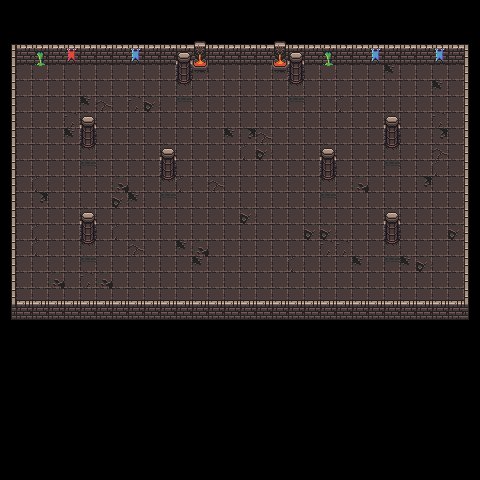

A 2D game scene composited from a Tiled map and its tileset images. What follows is a short description and the map's XML, with every tile layer's data as written:
An orthogonal 30x30 tile map with 16x16 px tiles, 3 tile layers (Tile Layer 1, Tile Layer 2, Tile Layer 3).

<map version="1.2" tiledversion="1.2.4" orientation="orthogonal" renderorder="right-down" width="30" height="30" tilewidth="16" tileheight="16" infinite="0" nextlayerid="4" nextobjectid="1">
 <tileset firstgid="1" source="0x72_DungeonTilesetII_v1.3.tsx" />
 <layer id="1" name="Tile Layer 1" width="30" height="30">
  <data encoding="csv">
0,0,0,0,0,0,0,0,0,0,0,0,0,0,0,0,0,0,0,0,0,0,0,0,0,0,0,0,0,0,
0,0,0,0,0,0,0,0,0,0,0,0,0,0,0,0,0,0,0,0,0,0,0,0,0,0,0,0,0,0,
0,0,0,0,0,0,0,0,0,0,0,0,0,0,0,0,0,0,0,0,0,0,0,0,0,0,0,0,0,0,
0,34,130,130,130,130,130,130,130,130,130,130,130,130,130,130,130,130,130,130,130,130,130,130,130,130,130,130,130,0,
0,130,130,130,130,130,130,130,130,130,130,130,130,130,130,130,130,130,130,130,130,130,130,130,130,130,130,130,130,0,
0,130,130,130,130,130,130,130,130,130,130,130,130,130,130,130,130,130,130,130,130,130,130,130,130,130,130,130,130,0,
0,130,130,130,130,130,130,130,130,130,130,130,130,130,130,130,130,130,130,130,130,130,130,130,130,130,130,130,130,0,
0,130,130,130,130,130,130,130,130,130,130,130,130,130,130,130,130,130,130,130,130,130,130,130,130,130,130,130,130,0,
0,130,130,130,130,130,130,130,130,130,130,130,130,130,130,130,130,130,130,130,130,130,130,130,130,130,130,130,130,0,
0,130,130,130,130,130,130,130,130,130,130,130,130,130,130,130,130,130,130,130,130,130,130,130,130,130,130,130,130,0,
0,130,130,130,130,130,130,130,130,130,130,130,130,130,130,130,130,130,130,130,130,130,130,130,130,130,130,130,130,0,
0,130,130,130,130,130,130,130,130,130,130,130,130,130,130,130,130,130,130,130,130,130,130,130,130,130,130,130,130,0,
0,130,130,130,130,130,130,130,130,130,130,130,130,130,130,130,130,130,130,130,130,130,130,130,130,130,130,130,130,0,
0,130,130,130,130,130,130,130,130,130,130,130,130,130,130,130,130,130,130,130,130,130,130,130,130,130,130,130,130,0,
0,130,130,130,130,130,130,130,130,130,130,130,130,130,130,130,130,130,130,130,130,130,130,130,130,130,130,130,130,0,
0,130,130,130,130,130,130,130,130,130,130,130,130,130,130,130,130,130,130,130,130,130,130,130,130,130,130,130,130,0,
0,130,130,130,130,130,130,130,130,130,130,130,130,130,130,130,130,130,130,130,130,130,130,130,130,130,130,130,130,0,
0,130,130,130,130,130,130,130,130,130,130,130,130,130,130,130,130,130,130,130,130,130,130,130,130,130,130,130,130,0,
0,130,130,130,130,130,130,130,130,130,130,130,130,130,130,130,130,130,130,130,130,130,130,130,130,130,130,130,130,0,
0,34,130,130,130,130,130,130,130,130,130,130,130,130,130,130,130,130,130,130,130,130,130,130,130,130,130,130,130,0,
0,0,0,0,0,0,0,0,0,0,0,0,0,0,0,0,0,0,0,0,0,0,0,0,0,0,0,0,0,0,
0,0,0,0,0,0,0,0,0,0,0,0,0,0,0,0,0,0,0,0,0,0,0,0,0,0,0,0,0,0,
0,0,0,0,0,0,0,0,0,0,0,0,0,0,0,0,0,0,0,0,0,0,0,0,0,0,0,0,0,0,
0,0,0,0,0,0,0,0,0,0,0,0,0,0,0,0,0,0,0,0,0,0,0,0,0,0,0,0,0,0,
0,0,0,0,0,0,0,0,0,0,0,0,0,0,0,0,0,0,0,0,0,0,0,0,0,0,0,0,0,0,
0,0,0,0,0,0,0,0,0,0,0,0,0,0,0,0,0,0,0,0,0,0,0,0,0,0,0,0,0,0,
0,0,0,0,0,0,0,0,0,0,0,0,0,0,0,0,0,0,0,0,0,0,0,0,0,0,0,0,0,0,
0,0,0,0,0,0,0,0,0,0,0,0,0,0,0,0,0,0,0,0,0,0,0,0,0,0,0,0,0,0,
0,0,0,0,0,0,0,0,0,0,0,0,0,0,0,0,0,0,0,0,0,0,0,0,0,0,0,0,0,0,
0,0,0,0,0,0,0,0,0,0,0,0,0,0,0,0,0,0,0,0,0,0,0,0,0,0,0,0,0,0
</data>
 </layer>
 <layer id="2" name="Tile Layer 2" width="30" height="30">
  <data encoding="csv">
0,0,0,0,0,0,0,0,0,0,0,0,0,0,0,0,0,0,0,0,0,0,0,0,0,0,0,0,0,359,
0,0,0,0,0,0,0,0,0,0,0,0,0,0,0,0,0,0,0,0,0,0,0,0,0,0,0,0,0,359,
225,227,227,227,227,227,227,227,227,227,227,227,227,227,227,227,227,227,227,227,227,227,227,227,227,227,227,227,227,226,
257,34,34,34,34,34,34,34,34,34,34,34,34,34,34,34,34,34,34,34,34,34,34,34,34,34,34,34,34,258,
257,0,0,0,0,0,0,0,0,0,0,199,0,0,0,0,0,0,199,0,0,0,0,0,0,0,0,0,0,258,
257,0,0,0,0,0,0,0,0,0,0,231,0,0,0,0,0,0,231,0,0,0,0,0,0,0,0,0,0,258,
257,0,0,0,0,0,0,0,0,0,0,263,0,0,0,0,0,0,263,0,0,0,0,0,0,0,0,0,0,258,
257,0,0,0,0,167,0,0,0,0,0,0,0,0,0,0,0,0,0,0,0,0,0,0,167,0,0,0,0,258,
257,0,0,0,0,199,0,0,0,0,0,0,0,0,0,0,0,0,0,0,0,0,0,0,199,0,0,0,0,258,
257,0,0,0,0,231,0,0,0,0,167,0,0,0,0,0,0,0,0,0,167,0,0,0,231,0,0,0,0,258,
257,0,0,0,0,263,0,0,0,0,199,0,0,0,0,0,0,0,0,0,199,0,0,0,263,0,0,0,0,258,
257,0,0,0,0,0,0,0,0,0,231,0,0,0,0,0,0,0,0,0,231,0,0,0,0,0,0,0,0,258,
257,0,0,0,0,0,0,0,0,0,263,0,0,0,0,0,0,0,0,0,263,0,0,0,0,0,0,0,0,258,
257,0,0,0,0,167,0,0,0,0,0,0,0,0,0,0,0,0,0,0,0,0,0,0,167,0,0,0,0,258,
257,0,0,0,0,199,0,0,0,0,0,0,0,0,0,0,0,0,0,0,0,0,0,0,199,0,0,0,0,258,
257,0,0,0,0,231,0,0,0,0,0,0,0,0,0,0,0,0,0,0,0,0,0,0,231,0,0,0,0,258,
257,0,0,0,0,263,0,0,0,0,0,0,0,0,0,0,0,0,0,0,0,0,0,0,263,0,0,0,0,258,
257,0,0,0,0,0,0,0,0,0,0,0,0,0,0,0,0,0,0,0,0,0,0,0,0,0,0,0,0,258,
257,2,2,2,2,2,2,2,2,2,2,2,2,2,2,2,2,2,2,2,2,2,2,2,2,2,2,2,2,258,
289,34,34,34,34,34,34,34,34,34,34,34,34,34,34,34,34,34,34,34,34,34,34,34,34,34,34,34,34,290,
0,0,0,0,0,0,0,0,0,0,0,0,0,0,0,0,0,0,0,0,0,0,0,0,0,0,0,0,0,0,
0,0,0,0,0,0,0,0,0,0,0,0,0,0,0,0,0,0,0,0,0,0,0,0,0,0,0,0,0,0,
0,0,0,0,0,0,0,0,0,0,0,0,0,0,0,0,0,0,0,0,0,0,0,0,0,0,0,0,0,0,
0,0,0,0,0,0,0,0,0,0,0,0,0,0,0,0,0,0,0,0,0,0,0,0,0,0,0,0,0,0,
0,0,0,0,0,0,0,0,0,0,0,0,0,0,0,0,0,0,0,0,0,0,0,0,0,0,0,0,0,0,
0,0,0,0,0,0,0,0,0,0,0,0,0,0,0,0,0,0,0,0,0,0,0,0,0,0,0,0,0,0,
0,0,0,0,0,0,0,0,0,0,0,0,0,0,0,0,0,0,0,0,0,0,0,0,0,0,0,0,0,0,
0,0,0,0,0,0,0,0,0,0,0,0,0,0,0,0,0,0,0,0,0,0,0,0,0,0,0,0,0,0,
0,0,0,0,0,0,0,0,0,0,0,0,0,0,0,0,0,0,0,0,0,0,0,0,0,0,0,0,0,0,
0,0,0,0,0,0,0,0,0,0,0,0,0,0,0,0,0,0,0,0,0,0,0,0,0,0,0,0,0,0
</data>
 </layer>
 <layer id="3" name="Tile Layer 3" width="30" height="30">
  <data encoding="csv">
0,0,0,0,0,0,0,0,0,0,0,0,0,0,0,0,0,0,0,0,0,0,0,0,0,0,0,0,0,0,
0,0,0,0,0,0,0,0,0,0,0,0,0,0,0,0,0,0,0,0,0,0,0,0,0,0,0,0,0,0,
0,0,0,0,0,0,0,0,0,0,0,0,5,0,0,0,0,5,0,0,0,0,0,0,0,0,0,0,0,0,
0,0,165,0,66,0,0,0,67,0,0,167,37,0,0,0,0,37,167,0,165,0,0,67,0,0,0,67,0,0,
0,0,197,0,0,0,0,0,0,0,0,0,69,0,0,0,0,69,0,0,197,0,0,0,195,0,0,0,0,0,
0,0,0,0,0,0,130,0,0,0,0,0,0,0,0,0,0,0,0,0,130,130,130,130,0,0,0,195,0,0,
0,0,0,0,0,195,131,130,132,162,0,0,0,0,0,0,0,0,0,130,130,163,0,0,0,0,0,0,0,0,
0,0,0,0,132,0,0,0,0,0,0,0,0,0,0,130,130,0,0,130,0,0,0,0,0,0,0,132,0,0,
0,0,0,0,195,0,0,0,0,0,0,0,0,0,195,194,131,0,0,0,0,0,0,0,0,0,0,194,0,0,
0,0,0,0,0,0,0,0,0,0,0,0,0,0,0,163,162,0,0,0,0,0,0,0,0,0,0,131,0,0,
0,0,0,0,0,0,0,0,0,0,0,0,0,0,0,0,0,0,0,0,0,0,0,0,0,0,0,163,0,0,
0,0,163,0,0,0,0,164,0,0,0,163,0,131,0,0,0,0,0,0,0,0,164,130,130,130,194,130,0,0,
0,0,194,0,0,0,0,162,195,130,0,0,0,0,0,0,0,0,0,0,0,0,0,0,0,0,0,0,0,0,
0,0,0,0,0,0,0,0,0,130,0,0,0,0,0,162,0,0,0,0,0,0,0,0,0,0,0,0,0,0,
0,0,163,0,0,0,0,163,130,130,130,0,0,0,0,0,0,0,0,162,162,0,0,0,0,0,0,0,162,0,
0,0,163,0,0,0,0,130,131,130,130,195,164,0,0,0,0,0,0,0,132,132,0,0,0,0,0,0,0,0,
0,0,0,0,0,0,130,0,0,130,0,0,195,0,0,0,130,130,163,0,0,0,195,0,0,195,162,0,0,0,
0,0,0,164,130,132,164,0,0,0,0,0,0,0,0,0,130,130,0,0,0,0,0,0,0,0,0,0,0,0,
0,0,0,0,0,0,0,0,0,0,0,0,0,0,0,0,0,0,0,0,0,0,0,0,0,0,0,0,0,0,
0,0,0,0,0,0,0,0,0,0,0,0,0,0,0,0,0,0,0,0,0,0,0,0,0,0,0,0,0,0,
0,0,0,0,0,0,0,0,0,0,0,0,0,0,0,0,0,0,0,0,0,0,0,0,0,0,0,0,0,0,
0,0,0,0,0,0,0,0,0,0,0,0,0,0,0,0,0,0,0,0,0,0,0,0,0,0,0,0,0,0,
0,0,0,0,0,0,0,0,0,0,0,0,0,0,0,0,0,0,0,0,0,0,0,0,0,0,0,0,0,0,
0,0,0,0,0,0,0,0,0,0,0,0,0,0,0,0,0,0,0,0,0,0,0,0,0,0,0,0,0,0,
0,0,0,0,0,0,0,0,0,0,0,0,0,0,0,0,0,0,0,0,0,0,0,0,0,0,0,0,0,0,
0,0,0,0,0,0,0,0,0,0,0,0,0,0,0,0,0,0,0,0,0,0,0,0,0,0,0,0,0,0,
0,0,0,0,0,0,0,0,0,0,0,0,0,0,0,0,0,0,0,0,0,0,0,0,0,0,0,0,0,0,
0,0,0,0,0,0,0,0,0,0,0,0,0,0,0,0,0,0,0,0,0,0,0,0,0,0,0,0,0,0,
0,0,0,0,0,0,0,0,0,0,0,0,0,0,0,0,0,0,0,0,0,0,0,0,0,0,0,0,0,0,
0,0,0,0,0,0,0,0,0,0,0,0,0,0,0,0,0,0,0,0,0,0,0,0,0,0,0,0,0,0
</data>
 </layer>
</map>
